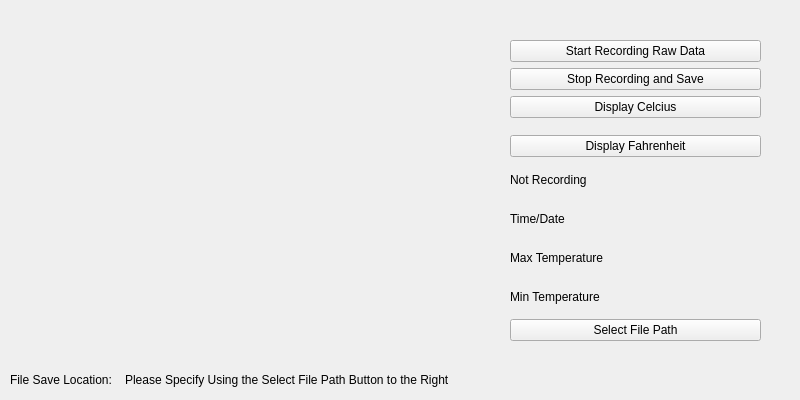
<?xml version="1.0" encoding="UTF-8"?>
<ui version="4.0">
 <class>MainWindow</class>
 <widget class="QMainWindow" name="MainWindow">
  <property name="geometry">
   <rect>
    <x>0</x>
    <y>0</y>
    <width>800</width>
    <height>400</height>
   </rect>
  </property>
  <property name="windowTitle">
   <string>Parabilis IR Software</string>
  </property>
  <widget class="QWidget" name="centralwidget">
   <widget class="QWidget" name="verticalLayoutWidget">
    <property name="geometry">
     <rect>
      <x>510</x>
      <y>40</y>
      <width>251</width>
      <height>301</height>
     </rect>
    </property>
    <layout class="QVBoxLayout" name="verticalLayout">
     <item>
      <widget class="QPushButton" name="startRec">
       <property name="text">
        <string>Start Recording Raw Data</string>
       </property>
      </widget>
     </item>
     <item>
      <widget class="QPushButton" name="stopRec">
       <property name="text">
        <string>Stop Recording and Save</string>
       </property>
      </widget>
     </item>
     <item alignment="Qt::AlignTop">
      <widget class="QPushButton" name="displayC">
       <property name="text">
        <string>Display Celcius</string>
       </property>
      </widget>
     </item>
     <item>
      <widget class="QPushButton" name="displayF">
       <property name="text">
        <string>Display Fahrenheit</string>
       </property>
      </widget>
     </item>
     <item>
      <widget class="QLabel" name="recLabel">
       <property name="text">
        <string>Not Recording</string>
       </property>
      </widget>
     </item>
     <item>
      <widget class="QLabel" name="timeStatus">
       <property name="text">
        <string>Time/Date</string>
       </property>
      </widget>
     </item>
     <item>
      <widget class="QLabel" name="maxTempLabel">
       <property name="text">
        <string>Max Temperature</string>
       </property>
      </widget>
     </item>
     <item>
      <widget class="QLabel" name="minTempLabel">
       <property name="text">
        <string>Min Temperature</string>
       </property>
      </widget>
     </item>
     <item>
      <widget class="QPushButton" name="filePathBut">
       <property name="text">
        <string>Select File Path</string>
       </property>
      </widget>
     </item>
    </layout>
   </widget>
   <widget class="QLabel" name="displayFrame">
    <property name="geometry">
     <rect>
      <x>80</x>
      <y>70</y>
      <width>320</width>
      <height>240</height>
     </rect>
    </property>
    <property name="text">
     <string/>
    </property>
   </widget>
   <widget class="QLabel" name="filePathDisp">
    <property name="geometry">
     <rect>
      <x>125</x>
      <y>370</y>
      <width>671</width>
      <height>20</height>
     </rect>
    </property>
    <property name="text">
     <string>Please Specify Using the Select File Path Button to the Right</string>
    </property>
   </widget>
   <widget class="QLabel" name="labelForLocation">
    <property name="geometry">
     <rect>
      <x>10</x>
      <y>370</y>
      <width>111</width>
      <height>20</height>
     </rect>
    </property>
    <property name="text">
     <string>File Save Location:</string>
    </property>
   </widget>
  </widget>
 </widget>
 <resources/>
 <connections/>
</ui>
